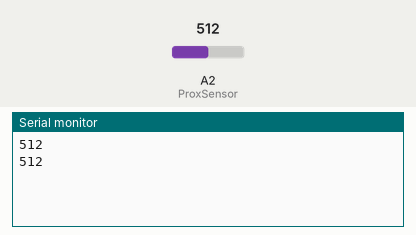
Bench run of a sketch on a simulated Arduino Uno, built with avr-gcc and run on an emulated ATmega328P. Shown: the last lines printed to the serial monitor. The test bench sets the inputs (shaded band); at power-on: A2 (ProxSensor) = 512.

Above: at 1.8 s.
1.9 s: A2 (ProxSensor) set to 716
At 2.8 s:
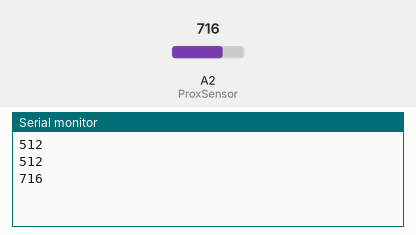
3.4 s: A2 (ProxSensor) set to 900
At 4.6 s:
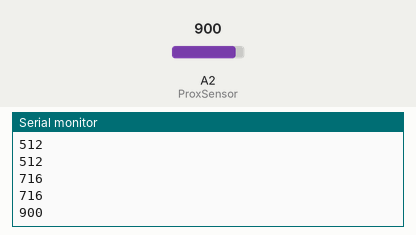
Timing chart, 0 to 6.4 s (numbered marks = the images above; inputs shaded):
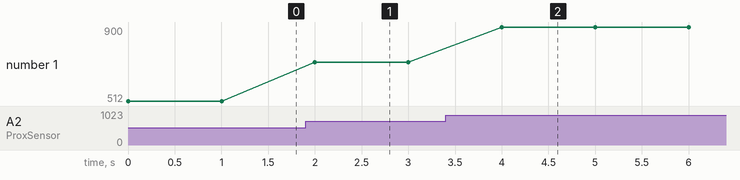

Measured:
- after the input at 1.9 s, the serial monitor: prints a new line after 0.10 s (image 1)
- after the input at 3.4 s, the serial monitor: prints a new line after 0.60 s (image 2)
- plotted number 1: 512 → 716 after the input at 1.9 s, 716 → 900 after the input at 3.4 s

The sketch:

Lab4_IR_Sensor_and_Display.ino
```cpp
/*
  Lab4_IR_Sensor_and_Display

  Arduino program to read IR sensor and display

  Name: Kumar Ramesh
  PUID: 0032813975
*/

const int ProxSensor = A2;  //PIN A2 is connected to the output of proximity sensor
int inputVal = 0;

void setup() {
  pinMode(ProxSensor,INPUT);
  Serial.begin(9600);
}

void loop() {
  inputVal = analogRead(ProxSensor);
  Serial.println(inputVal);
  delay(1000); // Delay for a second
}
```
